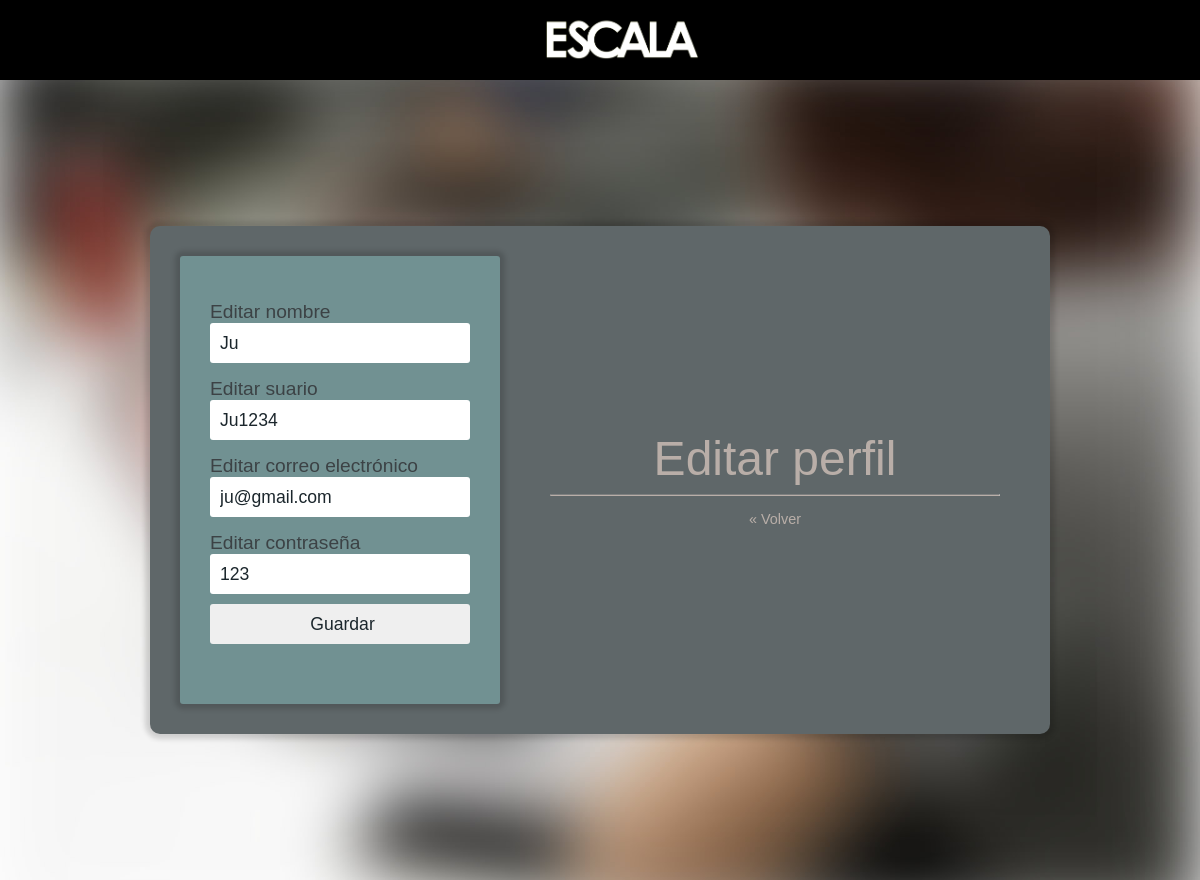
The app's page /perfil.php (signed in) with its own data.
### tables this page shows
CREATE TABLE `usuarios` (
  `idUsuario` int(11) NOT NULL,
  `nombreDeUsuario` varchar(20) DEFAULT NULL,
  `nombre` varchar(20) DEFAULT NULL,
  `apellido` varchar(20) DEFAULT NULL,
  `correoElectronico` varchar(30) DEFAULT NULL,
  `dni` varchar(8) DEFAULT NULL,
  `domicilio` varchar(30) DEFAULT NULL,
  `idLocalidad` int(11) DEFAULT NULL,
  `telefono` int(11) DEFAULT NULL,
  `idRol` int(11) DEFAULT NULL,
  `contraseña` varchar(20) DEFAULT NULL
);

### perfil.php (the view, shortened to what this page needs)
<!doctype html>
<html lang="es">
<head>
    <link rel="stylesheet" href="login.css">
</head>
<body>
    <div class="encabezado">
        <center> <img class="img" src="Assets/Imágenes/logo.png" alt=""></center>
    </div>
    <div id="contenedor">
        <div id="contenedorcentrado">
            <div id="login">
                <?php
                include 'Conexion.php';
                $usuario = $_SESSION['usuario'];
                $sql = "SELECT nombreDeUsuario, nombre, correoElectronico, contraseña FROM usuarios where nombredeusuario='$usuario'";
                $result = mysqli_query($conn, $sql);
                while ($mostrar = mysqli_fetch_array($result)) { ?>
                    <form id="loginform" method="POST" action="perfil.PHP">
                        <label for="nombre">Editar nombre</label>
                        <input id="nombre" type="text" name="nombre" value="<?php echo $mostrar['nombre'] ?>">
                        <label for="nombreDeUsuario">Editar suario</label>
                        <input id="nombreDeUsuario" type="text" name="nombreDeUsuario" value="<?php echo $mostrar['nombreDeUsuario'] ?>">
                        <label for="correoElectronico">Editar correo electrónico</label>
                        <input id="correoElectronico" type="text" name="correoElectronico" value="<?php echo $mostrar['correoElectronico'] ?>">
                        <label for="contraseña">Editar contraseña</label>
                        <input id="contraseña" type="text" name="contraseña" value="<?php echo $mostrar['contraseña'] ?>">
                    <?php } ?>
                    <input type="submit" title="guardar" name="guardar" value="Guardar">
                    </form>
            </div>
            <div id="derecho">
                <div class="titulo">
                    Editar perfil
                </div>
                <hr>
                <div class="pie-form">
                    <a href="index.php">« Volver</a>
                </div>
            </div>
        </div>
    </div>
</body>
</html>

### login.css (style rules this page uses)
body { font-family: 'Overpass', sans-serif; font-weight: normal; font-size: 100%; color: #1b262c; margin: 0; background-color: #5f6769; }
.encabezado { background-color: black; width: 100%; height: 80px; z-index: 1; position: relative; margin: 0 auto; }
.img { height: 50px; width: auto; z-index: 2; margin: 0 auto; margin-left: 45px !important; margin-top: 12px; position: relative; }
#contenedor { display: flex; align-items: center; justify-content: center; margin: 0; padding: 0; min-width: 100vw; min-height: 100vh; width: 100%; height: 100%; background-image: url(fondo_difuminado_login.jpg); background-position: center; background-size: cover; }
#contenedorcentrado { display: flex; align-items: center; justify-content: center; flex-direction:row; min-width: 380px; max-width: 900px; width: 90%; background-color: #5f6769; border-radius: 10px 10px 10px 10px; -moz-border-radius: 10px 10px 10px 10px; -webkit-border-radius: 10px 10px 10px 10px; -webkit-box-shadow: 0px 0px 5px 5px rgba(0,0,0,0.15); -moz-box-shadow: 0px 0px 5px 5px rgba(0,0,0,0.15); box-shadow: 0px 0px 5px 5px rgba(0,0,0,0.15); padding: 30px; box-sizing: border-box; }
#login { width: 100%; max-width: 320px; min-width: 320px; padding: 30px 30px 50px 30px; background-color: #719192; -webkit-box-shadow: 0px 0px 5px 5px rgba(0,0,0,0.15); -moz-box-shadow: 0px 0px 5px 5px rgba(0,0,0,0.15); box-shadow: 0px 0px 5px 5px rgba(0,0,0,0.15); border-radius: 3px 3px 3px 3px; -moz-border-radius: 3px 3px 3px 3px; -webkit-border-radius: 3px 3px 3px 3px; box-sizing: border-box; opacity: 1; filter: alpha(opacity=1); }
#login label { display: block; font-family: 'Overpass', sans-serif; font-size: 120%; color:#3c4245; margin-top: 15px; }
#login input { font-family: 'Overpass', sans-serif; font-size: 110%; color: #1b262c; display: block; width: 100%; height: 40px; margin-bottom: 10px; padding: 5px 5px 5px 10px; box-sizing: border-box; border: none; border-radius: 3px 3px 3px 3px; -moz-border-radius: 3px 3px 3px 3px; -webkit-border-radius: 3px 3px 3px 3px; }
#login input::placeholder { font-family: 'Overpass', sans-serif; color: #E4E4E4; }
#derecho { text-align: center; width: 100%; opacity: 0.70; filter: alpha(opacity=70); padding:20px 20px 20px 50px; box-sizing: border-box; }
.titulo { font-size: 300%; color:#dfcdc3; }
hr { border-top: 1px solid #8c8b8b; border-bottom: 1px solid #dfcdc3; }
.pie-form { font-size: 90%; text-align: center; margin-top: 15px; }
.pie-form a { display: block; text-decoration: none; color: #dfcdc3; margin-bottom: 3px; }

### records on screen
usuarios: nombre "Ju", nombreDeUsuario "Ju1234", correoElectronico "ju@gmail.com", contraseña "123"
